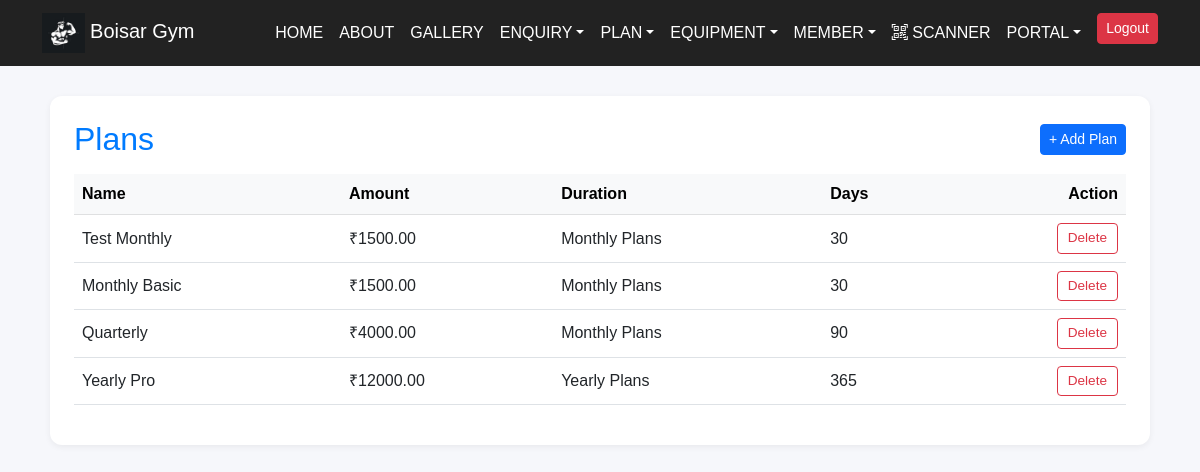
The page /view_plan/ (signed in) on the database its author committed.
### project/models.py (models this page shows, shortened)
class Plan(models.Model):
    DURATION_CHOICES = [
        ('Monthly Plans', 'Monthly Plans'),
        ('Yearly Plans', 'Yearly Plans'),
    ]
    name = models.CharField(max_length=100)
    amount = models.DecimalField(max_digits=10, decimal_places=2)
    duration = models.CharField(max_length=50, choices=DURATION_CHOICES)
    duration_days = models.PositiveIntegerField(
        default=30,
        help_text="Length of the plan in days; used to compute expiry.",
    )

### project/views.py (the view)
# urls.py: path('view_plan/', views.view_plan, name='view_plan'),
@login_required(login_url="admin_login")
def view_plan(request):
    plans = Plan.objects.all()
    return render(request, 'admin_panel/view_plan.html', {'plans': plans})

### templates/admin_panel/view_plan.html (shortened to what this page needs)
<!DOCTYPE html>
<html lang="en">
  <head>
  </head>
  <body>
    {% include "admin_panel/navbar.html" %}
    <div class="panel">
      <div class="d-flex justify-content-between align-items-center mb-3">
        <h2 class="mb-0">Plans</h2>
        <a href="{% url 'add_plan' %}" class="btn btn-primary btn-sm">+ Add Plan</a>
      </div>
      <div class="table-responsive">
        <table class="table table-hover align-middle">
          <thead class="table-light">
            <tr>
              <th>Name</th><th>Amount</th><th>Duration</th><th>Days</th><th class="text-end">Action</th>
            </tr>
          </thead>
          <tbody>
            {% for plan in plans %}
            <tr>
              <td>{{ plan.name }}</td>
              <td>₹{{ plan.amount }}</td>
              <td>{{ plan.duration }}</td>
              <td>{{ plan.duration_days }}</td>
              <td class="text-end">
                <form action="{% url 'delete_plan' plan.id %}" method="POST" style="display:inline" onsubmit="return confirm('Delete plan {{ plan.name }}?');">
                  <button type="submit" class="btn btn-sm btn-outline-danger btn-action">Delete</button>
                </form>
              </td>
            </tr>
            {% empty %}
            <tr><td colspan="5" class="text-center text-muted">No plans available.</td></tr>
            {% endfor %}
          </tbody>
        </table>
      </div>
    </div>
  </body>
</html>

### templates/admin_panel/navbar.html (style rules this page uses)
body { font-family: 'Poppins', Arial, sans-serif; background: #f6f7fb; margin: 0; }
.panel { max-width: 1100px; margin: 30px auto; background: #fff; padding: 24px; border-radius: 12px; box-shadow: 0 2px 6px rgba(0,0,0,0.06); }
.panel h2 { color: #007bff; margin-bottom: 20px; }
.panel table { width: 100%; }
.panel .btn-action { padding: 4px 10px; font-size: 0.85rem; }

### rows shown on the page
Plan: name "Test Monthly", amount "1500.00", duration "Monthly Plans", duration_days "30"
Plan: name "Monthly Basic", amount "1500.00", duration "Monthly Plans", duration_days "30"
Plan: name "Quarterly", amount "4000.00", duration "Monthly Plans", duration_days "90"
Plan: name "Yearly Pro", amount "12000.00", duration "Yearly Plans", duration_days "365"
